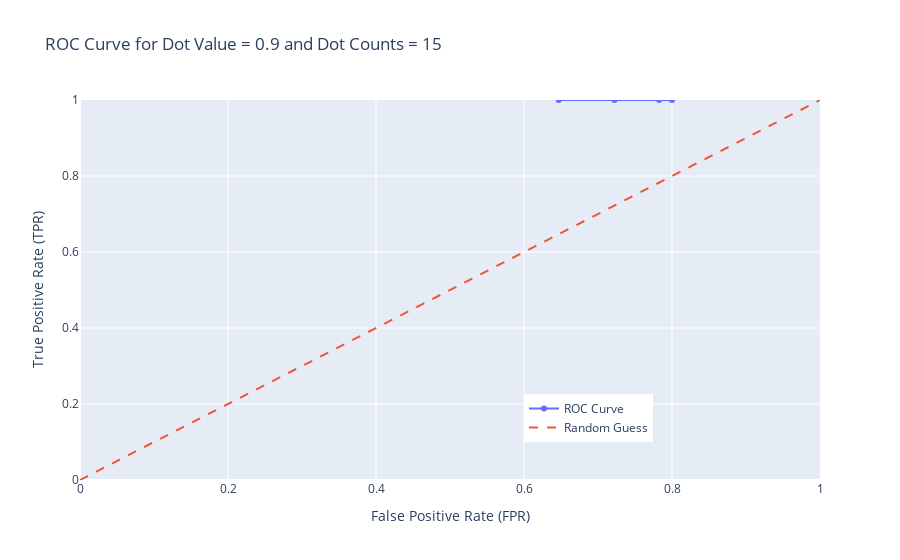

Notebook code cell kept with this figure:
### Markdown cell above
# Interactive ROC Curves

a. Plotly ROC Curve

*Purpose*: Visualize the trade-off between False Positive Rate (FPR) and True Positive Rate (TPR).

### Code cell
# Filter and copy the DataFrame to avoid SettingWithCopyWarning
df_filtered = df[(df['dot_value'] == 0.9) & (df['dot_counts'] == 15)].copy()

# Calculate FPR and TPR
df_filtered['FPR'] = df_filtered['Fp'] / (df_filtered['Fp'] + df_filtered['Tp'])
df_filtered['TPR'] = df_filtered['Tp'] / (df_filtered['Tp'] + df_filtered['Fn'])

# Sort by FPR for a proper ROC curve
df_filtered = df_filtered.sort_values(by='FPR')

# Create ROC curve
fig = go.Figure()

fig.add_trace(go.Scatter(
    x=df_filtered['FPR'],
    y=df_filtered['TPR'],
    mode='lines+markers',
    name='ROC Curve',
    hovertemplate='FPR: %{x:.2f}<br>TPR: %{y:.2f}<extra></extra>'
))

fig.add_trace(go.Scatter(
    x=[0, 1],
    y=[0, 1],
    mode='lines',
    name='Random Guess',
    line=dict(dash='dash')
))

fig.update_layout(
    title='ROC Curve for Dot Value = 0.9 and Dot Counts = 15',
    xaxis_title='False Positive Rate (FPR)',
    yaxis_title='True Positive Rate (TPR)',
    xaxis=dict(range=[0,1]),
    yaxis=dict(range=[0,1]),
    legend=dict(x=0.6, y=0.1)
)

fig.show()

### Figure 1 — Plotly figure (JSON) as saved in the notebook; plotly's stock layout.template omitted (floating-point values rounded to 4 significant figures)
{"data": [{"hovertemplate": "FPR: %{x:.2f}<br>TPR: %{y:.2f}<extra></extra>", "mode": "lines+markers", "name": "ROC Curve", "type": "scatter", "x": [0.6471, 0.7222, 0.7826, 0.8], "y": [1, 1, 1, 1]}, {"line": {"dash": "dash"}, "mode": "lines", "name": "Random Guess", "type": "scatter", "x": [0, 1], "y": [0, 1]}], "layout": {"legend": {"x": 0.6, "y": 0.1}, "title": {"text": "ROC Curve for Dot Value = 0.9 and Dot Counts = 15"}, "xaxis": {"range": [0, 1], "title": {"text": "False Positive Rate (FPR)"}}, "yaxis": {"range": [0, 1], "title": {"text": "True Positive Rate (TPR)"}}}}
